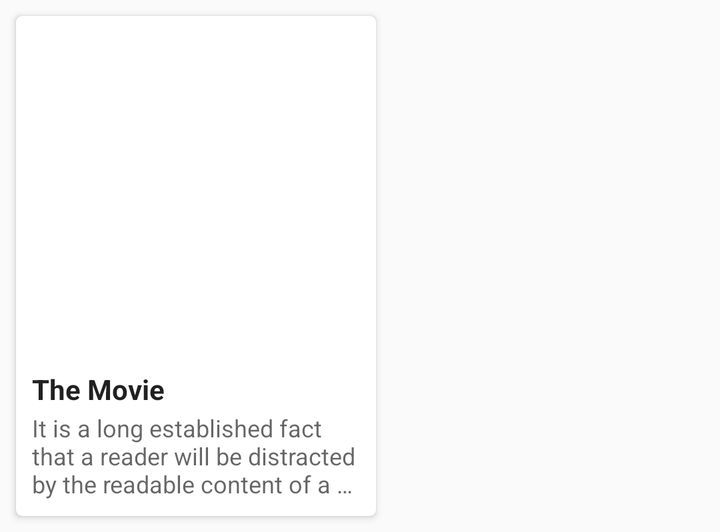
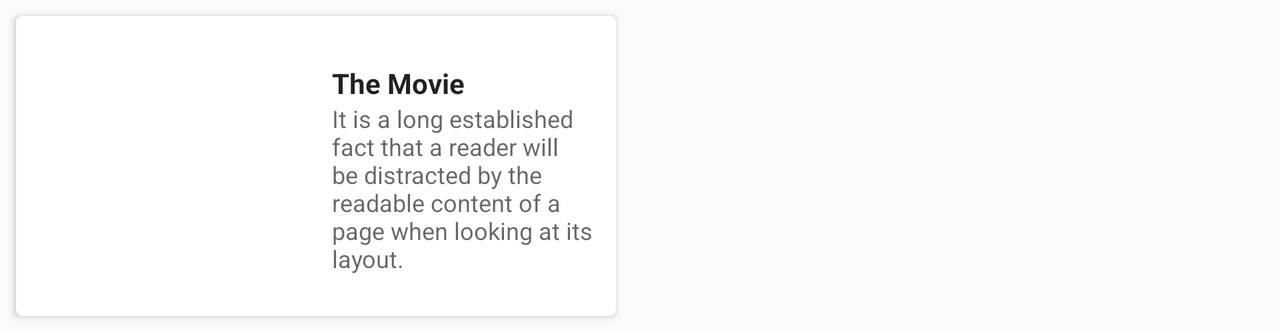

One screen, two layout resources from the same app: the default and the repository's alternative for another configuration. Each is rendered where Android would select it; the XML of both is given below.
<!-- AndroidManifest.xml: application theme AppTheme -->
<!-- res/layout/movies_grid_item.xml -->
<?xml version="1.0" encoding="utf-8"?>
<android.support.v7.widget.CardView xmlns:android="http://schemas.android.com/apk/res/android"
    xmlns:app="http://schemas.android.com/apk/res-auto"
    xmlns:tools="http://schemas.android.com/tools"
    android:layout_margin="8dp"
    android:layout_width="180dp"
    android:layout_height="250dp"
    app:cardCornerRadius="3dp"
    app:elevation="3dp">

    <android.support.constraint.ConstraintLayout
        android:layout_width="match_parent"
        android:layout_height="match_parent">

        <ImageView
            android:id="@+id/imageView_movie_image"
            android:layout_width="0dp"
            android:layout_height="169dp"
            android:contentDescription="@string/movie_image"
            android:scaleType="fitXY"
            app:layout_constraintEnd_toEndOf="parent"
            app:layout_constraintStart_toStartOf="parent"
            app:layout_constraintTop_toTopOf="parent"
            app:srcCompat="@drawable/ic_image_grey" />

        <TextView
            android:id="@+id/textView_movie_name"
            android:layout_width="0dp"
            android:layout_height="wrap_content"
            android:layout_marginEnd="8dp"
            android:layout_marginLeft="8dp"
            android:layout_marginRight="8dp"
            android:layout_marginStart="8dp"
            android:layout_marginTop="8dp"
            android:ellipsize="end"
            android:lines="1"
            android:maxLines="1"
            android:textAppearance="@style/TextAppearance.AppCompat.Body1"
            android:textStyle="bold"
            app:layout_constraintEnd_toEndOf="parent"
            app:layout_constraintHorizontal_bias="0.0"
            app:layout_constraintStart_toStartOf="parent"
            app:layout_constraintTop_toBottomOf="@+id/imageView_movie_image"
            tools:text="The Movie" />

        <TextView
            android:id="@+id/textView_movie_description"
            android:layout_width="0dp"
            android:layout_height="wrap_content"
            android:layout_marginBottom="8dp"
            android:layout_marginEnd="8dp"
            android:layout_marginLeft="8dp"
            android:layout_marginRight="8dp"
            android:layout_marginStart="8dp"
            android:ellipsize="end"
            android:maxLines="3"
            android:textAppearance="@style/TextAppearance.AppCompat.Caption"
            app:layout_constraintBottom_toBottomOf="parent"
            app:layout_constraintEnd_toEndOf="parent"
            app:layout_constraintStart_toStartOf="parent"
            app:layout_constraintTop_toBottomOf="@+id/textView_movie_name"
            app:layout_constraintVertical_bias="1.0"
            tools:text="It is a long established fact that a reader will be distracted by the readable content of a page when looking at its layout." />
    </android.support.constraint.ConstraintLayout>

</android.support.v7.widget.CardView>
<!-- resources referenced by this layout -->
<resources>
  <string name="movie_image">Movie Image</string>
  <style name="AppTheme" parent="Theme.AppCompat.Light.DarkActionBar">
          
          <item name="colorPrimary">@color/colorPrimary</item>
          <item name="colorPrimaryDark">@color/colorPrimaryDark</item>
          <item name="colorAccent">@color/colorAccent</item>
      </style>
</resources>
<!-- res/layout-land/movies_grid_item.xml (the repository's variant of the layout above) -->
<!-- drawn on the phone turned sideways -->
<?xml version="1.0" encoding="utf-8"?>
<android.support.v7.widget.CardView xmlns:android="http://schemas.android.com/apk/res/android"
    xmlns:app="http://schemas.android.com/apk/res-auto"
    xmlns:tools="http://schemas.android.com/tools"
    android:layout_width="300dp"
    android:layout_height="150dp"
    android:layout_margin="8dp"
    app:cardCornerRadius="3dp"
    app:elevation="3dp">

    <android.support.constraint.ConstraintLayout
        android:layout_width="match_parent"
        android:layout_height="179dp">

        <ImageView
            android:id="@+id/imageView_movie_image"
            android:layout_width="150dp"
            android:layout_height="150dp"
            android:contentDescription="@string/movie_image"
            android:scaleType="fitXY"
            app:layout_constraintStart_toStartOf="parent"
            app:layout_constraintTop_toTopOf="parent"
            app:srcCompat="@drawable/ic_image_grey" />

        <TextView
            android:id="@+id/textView_movie_name"
            android:layout_width="0dp"
            android:layout_height="wrap_content"
            android:layout_marginEnd="8dp"
            android:layout_marginLeft="8dp"
            android:layout_marginRight="8dp"
            android:layout_marginStart="8dp"
            android:layout_marginTop="24dp"
            android:ellipsize="end"
            android:lines="1"
            android:maxLines="2"
            android:textAppearance="@style/TextAppearance.AppCompat.Body1"
            android:textStyle="bold"
            app:layout_constraintEnd_toEndOf="parent"
            app:layout_constraintHorizontal_bias="0.0"
            app:layout_constraintStart_toEndOf="@+id/imageView_movie_image"
            app:layout_constraintTop_toTopOf="parent"
            tools:text="The Movie" />

        <TextView
            android:id="@+id/textView_movie_description"
            android:layout_width="0dp"
            android:layout_height="wrap_content"
            android:layout_marginBottom="8dp"
            android:layout_marginEnd="8dp"
            android:layout_marginRight="8dp"
            android:ellipsize="end"
            android:maxLines="7"
            android:textAppearance="@style/TextAppearance.AppCompat.Caption"
            app:layout_constraintBottom_toBottomOf="@+id/imageView_movie_image"
            app:layout_constraintEnd_toEndOf="parent"
            app:layout_constraintHorizontal_bias="0.0"
            app:layout_constraintStart_toStartOf="@+id/textView_movie_name"
            app:layout_constraintTop_toBottomOf="@+id/textView_movie_name"
            app:layout_constraintVertical_bias="0.0"
            tools:text="It is a long established fact that a reader will be distracted by the readable content of a page when looking at its layout." />
    </android.support.constraint.ConstraintLayout>

</android.support.v7.widget.CardView>
